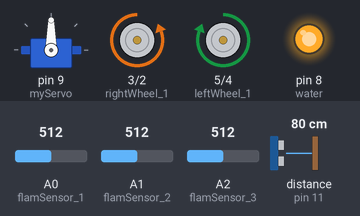
This sketch was run on a simulated Arduino Uno, built with avr-gcc and run on an emulated ATmega328P. On the bench: servo, motor-driver pin pairs drawn as motors (green arrow = first pin HIGH = forward, orange = second pin HIGH = backward, longer = more drive), output pins drawn as LEDs (lit = HIGH). Inputs (shaded band) come from the test bench; at power-on: distance to the obstacle (sensor on pin 11) 80 cm, A0 (flamSensor_1) = 512, A1 (flamSensor_2) = 512, A2 (flamSensor_3) = 512. The echo pulse lasts 58.3 µs per cm; what the sketch prints to the serial monitor is not drawn.

Above: at 1.2 s.
1.3 s: distance to the obstacle (sensor on pin 11) set to 12 cm
2.8 s: distance to the obstacle (sensor on pin 11) set to 9 cm
At 4.4 s:
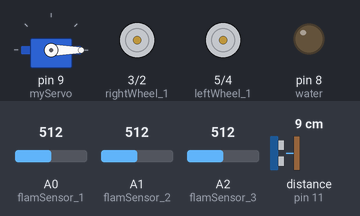
At 44.7 s:
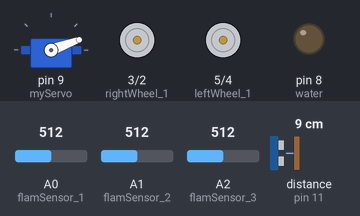
Timing chart, 0 to 46.8 s (numbered marks = the images above; inputs shaded):
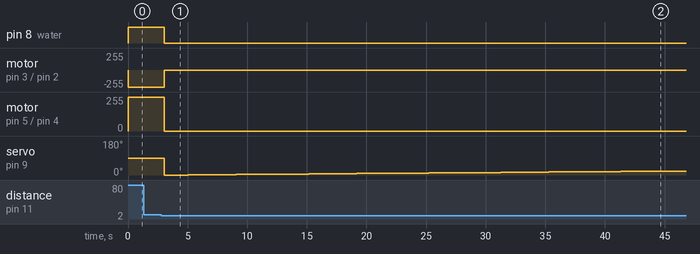

Measured:
- the behaviour switches between 11 and 10 cm on distance to the obstacle (sensor on pin 11) (found by bisection; images 0 and 1)
- after the input at 1.3 s, every drawn part: stays the same
- after the input at 2.8 s, pin 8 (water): HIGH → LOW after 0.25 s; motor on pin 3 (rightWheel_1) / pin 2 (rightWheel_2): backward 255/255 → stopped after 0.25 s

The sketch:

fair_car.ino
```cpp
#include <Servo.h>
Servo myServo;

#include <NewPing.h>
#define TRIG_PIN 10
#define ECHO_PIN 11
#define MAX_DISTANCE 200
NewPing sonar(TRIG_PIN, ECHO_PIN, MAX_DISTANCE);

const int water = 8 ;

const int leftWheel_1 = 5 ;
const int leftWheel_2 = 4 ;
const int rightWheel_1 = 3 ;
const int rightWheel_2 = 2 ;


const int flamSensor_1 = A0 ;
      int flamValue_1 = 0 ;

const int flamSensor_2 = A1 ;
      int flamValue_2 = 0 ;

const int flamSensor_3 = A2 ;
      int flamValue_3 = 0 ;


void setup() {
Serial.begin(9600);
pinMode (water , OUTPUT);

pinMode (leftWheel_1 , OUTPUT);
pinMode (leftWheel_2 , OUTPUT);
pinMode (rightWheel_1 , OUTPUT);
pinMode (rightWheel_2 , OUTPUT);

myServo.attach(9);
}


void go_car (){
  digitalWrite (leftWheel_1 , HIGH);
  digitalWrite (leftWheel_2 , LOW);
  digitalWrite (rightWheel_1 , LOW);
  digitalWrite (rightWheel_2 , HIGH);
}

void stop_car (){
  digitalWrite (leftWheel_1 , LOW);
  digitalWrite (leftWheel_2 , LOW);
  digitalWrite (rightWheel_1 , LOW);
  digitalWrite (rightWheel_2 , LOW);
}

void rotation_car_right (){
  digitalWrite (leftWheel_1 , HIGH);
  digitalWrite (leftWheel_2 , LOW);
  digitalWrite (rightWheel_1 , HIGH);
  digitalWrite (rightWheel_2 , LOW);
}
void rotation_car_left (){
  digitalWrite (leftWheel_1 , LOW);
  digitalWrite (leftWheel_2 , HIGH);
  digitalWrite (rightWheel_1 , LOW);
  digitalWrite (rightWheel_2 , HIGH);
}


void loop() {
digitalWrite (water , HIGH);

unsigned int distance = sonar.ping_cm();
Serial.println(distance);


flamValue_1 = analogRead(flamSensor_1);
flamValue_2 = analogRead(flamSensor_2);
flamValue_3 = analogRead(flamSensor_3);

Serial.println("111111111");
Serial.println(flamValue_1);

Serial.println("22222222");
Serial.println(flamValue_2);

Serial.println("33333333");
Serial.println(flamValue_3);


if (flamValue_2 < 900) {
  go_car();
  }

  else if (flamValue_1 < 900) {
    rotation_car_left();
  }

  else if (flamValue_3 < 900) {
    rotation_car_right();
  }


  else {
    rotation_car_right();
  }

if (distance <= 10 && distance > 2) {
  stop_car();
    digitalWrite ( water , 0);
  for (int pos = 0; pos <= 180; pos++) {
    myServo.write(pos);
    delay(15);
    delay(2000);
  }

  // تحريك السيرفو من 180 إلى 0 درجة
  for (int pos = 180; pos >= 0; pos--) {
    myServo.write(pos);
    delay(15);
    delay(2000);
  }


}

  delay(300);
}
```
